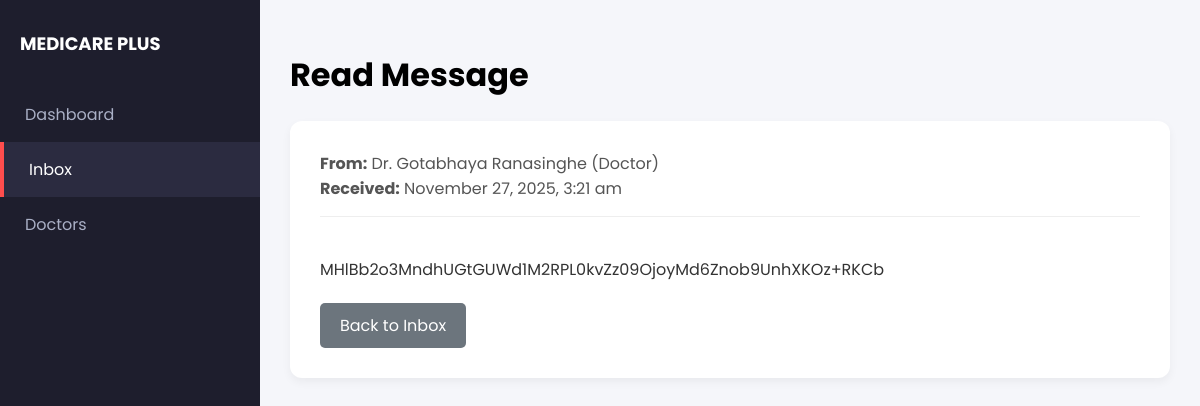
/view_message.php?id=16 (signed in), run on the app's committed database.
### tables this page shows
CREATE TABLE `messages` (
  `id` int(11) NOT NULL,
  `sender_id` int(11) NOT NULL,
  `receiver_id` int(11) NOT NULL,
  `message` longtext DEFAULT NULL,
  `attachment` varchar(255) DEFAULT NULL,
  `timestamp` datetime DEFAULT current_timestamp(),
  `is_read` tinyint(1) DEFAULT 0
);

CREATE TABLE `users` (
  `id` int(11) UNSIGNED NOT NULL,
  `title` varchar(10) DEFAULT NULL,
  `full_name` varchar(100) NOT NULL,
  `email` varchar(100) NOT NULL,
  `phone` varchar(20) DEFAULT NULL,
  `address` text DEFAULT NULL,
  `emergency_contact` varchar(20) DEFAULT NULL,
  `dob` date DEFAULT NULL,
  `gender` varchar(20) DEFAULT NULL,
  `nic` varchar(20) DEFAULT NULL,
  `password` varchar(255) NOT NULL,
  `created_at` timestamp NOT NULL DEFAULT current_timestamp(),
  `role` enum('patient','doctor','admin') DEFAULT 'patient',
  `specialty` varchar(100) DEFAULT 'General Practitioner',
  `bio` text DEFAULT NULL,
  `profile_image` varchar(255) DEFAULT 'images/placeholder_doctor.png',
  `rating` decimal(2,1) DEFAULT 4.5,
  `profile_pic` varchar(255) DEFAULT NULL
);

### view_message.php (the view, shortened to what this page needs)
<?php
include 'db_connect.php';
$admin_id = $_SESSION['admin_id'];
$message_id = isset($_GET['id']) ? intval($_GET['id']) : 0;
$sql = "SELECT m.id, m.message, m.timestamp, m.is_read, u.full_name, u.role
        FROM messages m
        JOIN users u ON m.sender_id = u.id
        WHERE m.id = $message_id AND m.receiver_id = $admin_id";
$result = mysqli_query($conn, $sql);
if ($row = mysqli_fetch_assoc($result)) {
    if ($row['is_read'] == 0) {
        mysqli_query($conn, "UPDATE messages SET is_read = 1 WHERE id = $message_id");
    }
} else {
    die("Message not found or access denied.");
}
?>
<!DOCTYPE html>
<html lang="en">
<head>
</head>
<body>
    <div class="sidebar">
        <div class="brand">MEDICARE PLUS</div>
        <a href="dashboard_admin.php" class="menu-item">Dashboard</a>
        <a href="admin-inbox.php" class="menu-item" style="color:white; background:var(--secondary); border-left:4px solid var(--accent);">Inbox</a>
        <a href="manage_doctors.php" class="menu-item">Doctors</a>
    </div>
    <div class="main-content">
        <h1>Read Message</h1>
        <div class="msg-box">
            <div class="msg-meta">
                <strong>From:</strong> <?php echo htmlspecialchars($row['full_name']); ?> (<?php echo ucfirst($row['role']); ?>)<br>
                <strong>Received:</strong> <?php echo date('F j, Y, g:i a', strtotime($row['timestamp'])); ?>
            </div>
            <div class="msg-body">
                <?php echo nl2br(htmlspecialchars($row['message'])); ?>
            </div>
            <a href="admin-inbox.php" class="btn-back">Back to Inbox</a>
        </div>
    </div>
</body>
</html>

### view_message.php (style rules this page uses)
:root { --primary: #1e1e2d; --secondary: #2b2b40; --accent: #ff4d4d; --bg-light: #f5f6fa; }
body { font-family: 'Poppins', sans-serif; background-color: var(--bg-light); display: flex; min-height: 100vh; margin: 0; }
.sidebar { width: 260px; background-color: var(--primary); color: #fff; position: fixed; height: 100%; }
.main-content { margin-left: 260px; padding: 30px; width: 100%; }
.menu-item { display: flex; align-items: center; padding: 15px 25px; color: #aab0c6; text-decoration: none; }
.brand { padding: 30px 20px; color: white; font-weight: bold; font-size: 18px; }
.msg-box { background: white; padding: 30px; border-radius: 12px; box-shadow: 0 4px 10px rgba(0, 0, 0, 0.05); }
.msg-meta { border-bottom: 1px solid #eee; padding-bottom: 15px; margin-bottom: 15px; color: #555; }
.msg-body { font-size: 16px; line-height: 1.6; color: #333; white-space: pre-line; }
.btn-back { display: inline-block; margin-top: 20px; background: #6c757d; color: white; padding: 10px 20px; border-radius: 5px; text-decoration: none; }

### data on the page
messages: users.full_name "Dr. Gotabhaya Ranasinghe", users.role "Doctor", timestamp "November 27, 2025, 3:21 am", message "MHlBb2o3MndhUGtGUWd1M2RPL0kvZz09OjoyMd6Znob9UnhXKOz+RKCb"
